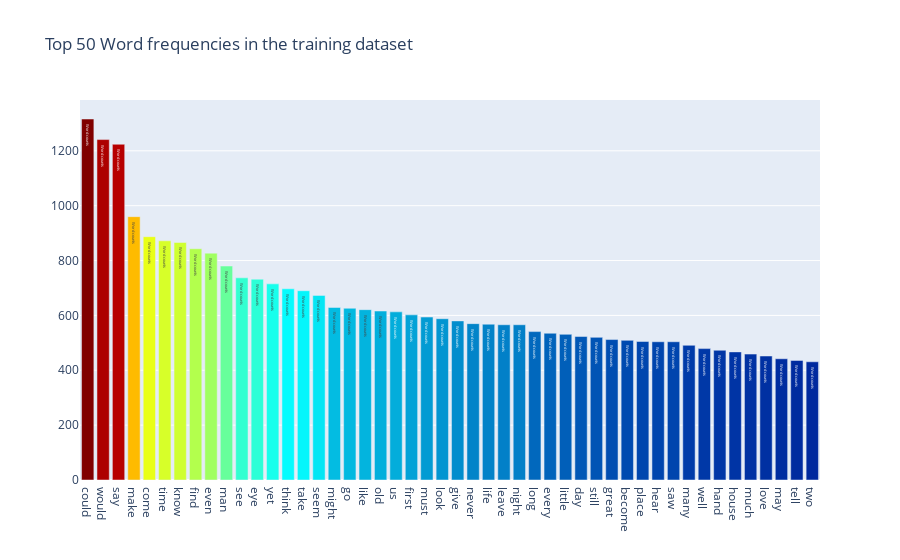

Write notebook code for a chart like this one.
### Code cell
all_words = df["lemmatize_joined"].str.split(expand=True).unstack().value_counts()
data = [go.Bar(
            x = all_words.index.values[2:50],
            y = all_words.values[2:50],
            marker= dict(colorscale='Jet',
                         color = all_words.values[2:100]
                        ),
            text='Word counts'
    )]

layout = go.Layout(
    title='Top 50 Word frequencies in the training dataset'
)

fig = go.Figure(data=data, layout=layout)
fig.show(renderer="colab")
py.iplot(fig, filename='basic-bar')

### Figure 1 — Plotly figure (JSON) as saved in the notebook; plotly's stock layout.template omitted (floating-point values rounded to 4 significant figures)
{"data": [{"marker": {"color": [1316, 1241, 1224, 960, 887, 872, 866, 843, 827, 780, 737, 732, 715, 697, 690, 673, 629, 626, 621, 616, 613, 602, 594, 588, 580, 570, 568, 566, 566, 541, 535, 531, 523, 520, 512, 509, 505, 504, 504, 491, 479, 473, 467, 459, 452, 442, 436, 431, 428, 416, 409, 409, 409, 408, 405, 401, 396, 377, 376, 375, 371, 369, 368, 366, 363, 361, 358, 356, 351, 347, 346, 345, 344, 343, 341, 337, 331, 328, 326, 325, 323, 322, 318, 316, 315, 314, 311, 309, 305, 304, 303, 302, 300, 299, 297, 295, 294, 289], "colorscale": [[0, "rgb(0,0,131)"], [0.2, "rgb(0,60,170)"], [0.4, "rgb(5,255,255)"], [0.6, "rgb(255,255,0)"], [0.8, "rgb(250,0,0)"], [1, "rgb(128,0,0)"]]}, "text": "Word counts", "type": "bar", "y": [1316, 1241, 1224, 960, 887, 872, 866, 843, 827, 780, 737, 732, 715, 697, 690, 673, 629, 626, 621, 616, 613, 602, 594, 588, 580, 570, 568, 566, 566, 541, 535, 531, 523, 520, 512, 509, 505, 504, 504, 491, 479, 473, 467, 459, 452, 442, 436, 431], "x": ["could", "would", "say", "make", "come", "time", "know", "find", "even", "man", "see", "eye", "yet", "think", "take", "seem", "might", "go", "like", "old", "us", "first", "must", "look", "give", "never", "life", "leave", "night", "long", "every", "little", "day", "still", "great", "become", "place", "hear", "saw", "many", "well", "hand", "house", "much", "love", "may", "tell", "two"]}], "layout": {"title": {"text": "Top 50 Word frequencies in the training dataset"}}}
